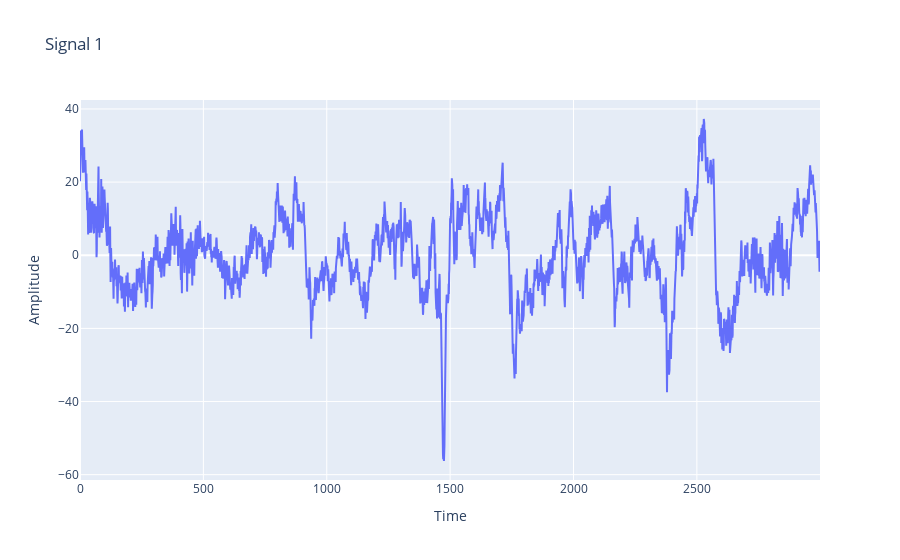

This figure's notebook cell:
### Code cell
# plot x[0] over time with plotly
import plotly.graph_objects as go
import plotly.express as px

fig = go.Figure()
fig.add_trace(go.Scatter(x=np.arange(0, 3000), y=x[0][50].flatten(), mode='lines'))
fig.update_layout(title='Signal 1', xaxis_title='Time', yaxis_title='Amplitude')
fig.show()



# plt.figure()
# plt.plot(x[0].flatten())[0:200]
# plt.title('Signal 1')
# plt.xlabel('Time')
# plt.ylabel('Amplitude')
# plt.show()

### Figure 1 — Plotly figure (JSON) as saved in the notebook; plotly's stock layout.template omitted (floating-point values rounded to 4 significant figures; data arrays with more than 128 entries replaced by an {"elided": "..."} marker saying what was removed)
{"data": [{"mode": "lines", "type": "scatter", "x": {"elided": "3000 int values"}, "y": {"elided": "3000 float values"}}], "layout": {"title": {"text": "Signal 1"}, "xaxis": {"title": {"text": "Time"}}, "yaxis": {"title": {"text": "Amplitude"}}}}
